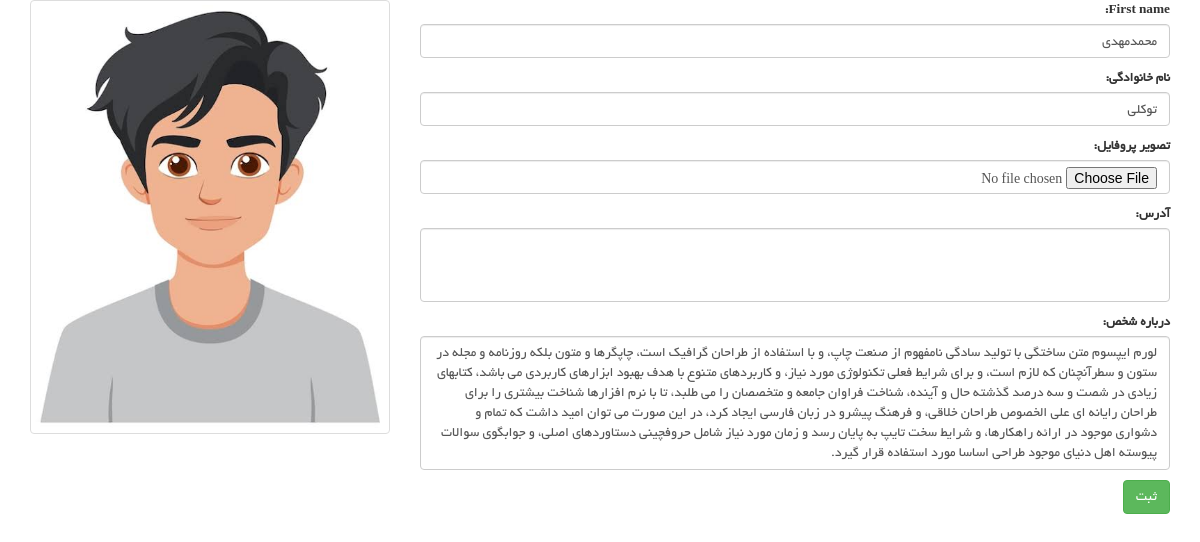
Before: /user/edit-profile (signed in) with the older database file.
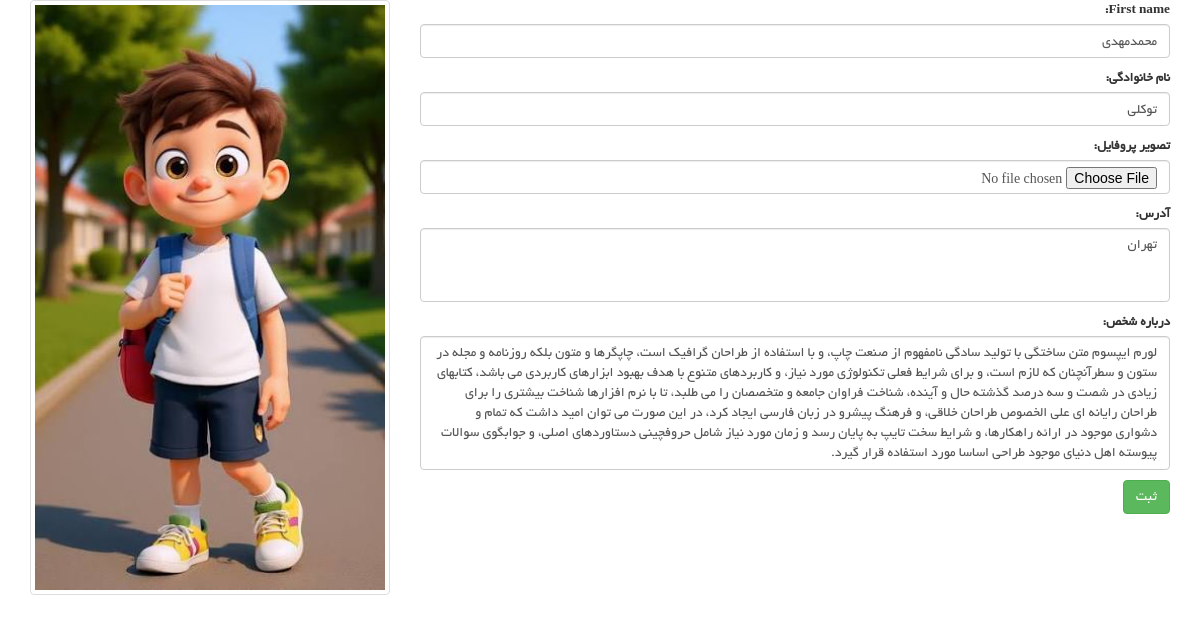
After: the same page with the newer database file.
### account_module/models.py (models this page shows, shortened)
class User(AbstractUser):
    avatar = models.ImageField(upload_to='images/profile', verbose_name='تصویر آواتار', null=True, blank=True)
    email_active_code = models.CharField(max_length=100, verbose_name='کد فعالسازی ایمیل')
    about_user = models.TextField(null=True, blank=True, verbose_name='درباره شخص')
    address = models.TextField(null=True, blank=True, verbose_name='آدرس')
    class Meta:
        verbose_name = 'کاربر'
        verbose_name_plural = 'کاربران'

### user_panel_module/views.py (the view, shortened to what this page needs)
# urls.py: path('edit-profile', views.EditUserProfilePage.as_view(), name='edit_profile_page'),
class EditUserProfilePage(View):
    def get(self, request: HttpRequest):
        current_user = User.objects.filter(id=request.user.id).first()
        edit_form = EditProfileModelForm(instance=current_user)
        context = {
            'form': edit_form,
            'current_user': current_user
        }
        return render(request, 'user_panel_module/edit_profile_page.html', context)

### user_panel_module/forms.py
class EditProfileModelForm(forms.ModelForm):
    class Meta:
        model = User
        fields = ['first_name', 'last_name', 'avatar', 'address', 'about_user']
        widgets = {
            'first_name': forms.TextInput(attrs={
                'class': 'form-control',
            }),
            'last_name': forms.TextInput(attrs={
                'class': 'form-control',
            }),
            'avatar': forms.FileInput(attrs={
                'class': 'form-control',
            }),
            'address': forms.Textarea(attrs={
                'class': 'form-control',
                'rows': 3
            }),
            'about_user': forms.Textarea(attrs={
                'class': 'form-control',
                'rows': 6
            })
        }
        labels = {
            'full_name': 'نام',
            'last_name': 'نام خانوادگی',
            'avatar': 'تصویر پروفایل',
            'address': 'آدرس',
            'about_user': 'درباره شخص'
        }

### user_panel_module/templates/user_panel_module/edit_profile_page.html (shortened to what this page needs)
{% extends 'shared/_layout.html' %}
{% load render_partial %}
{% block content %}
    <div class="container">
        <div class="row">
            <div class="col-md-4">
                {% if current_user.avatar %}
                    <a class="thumbnail">
                        <img style="width: 100%" src="{{ current_user.avatar.url }}" alt="">
                    </a>
                {% endif %}
            </div>
            <div class="col-md-8">
                <form enctype="multipart/form-data" action="{% url 'edit_profile_page' %}" method="post">
                    {{ form.as_p }}
                    <button type="submit" class="btn btn-success">ثبت</button>
                </form>
            </div>
        </div>
    </div>
{% endblock %}

Changed rows visible on the page:
changed User "محمدمهدی": avatar: a different picture; address (not shown) → "تهران"
